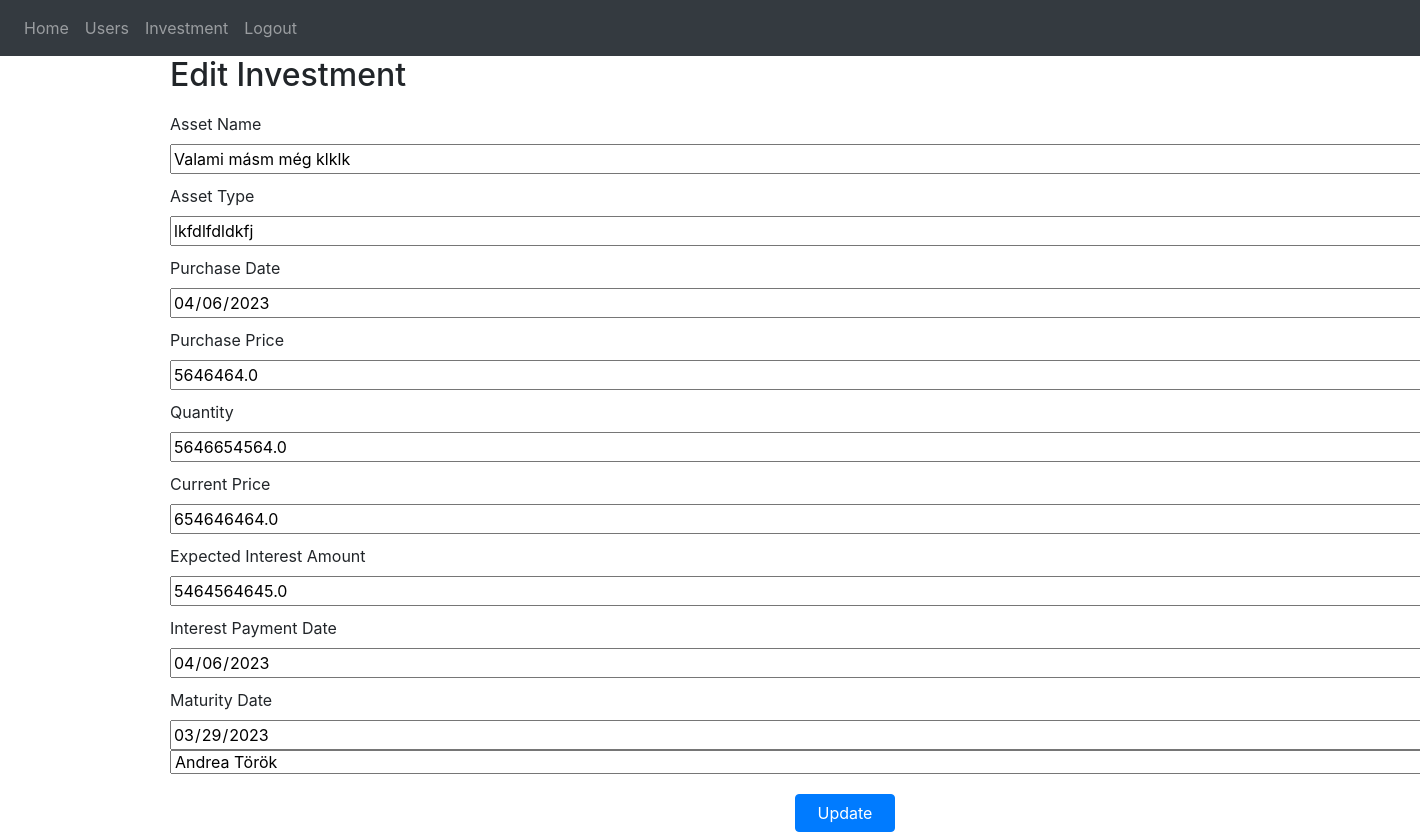
Page /edit-investment/10 (signed in) on the earlier database version.
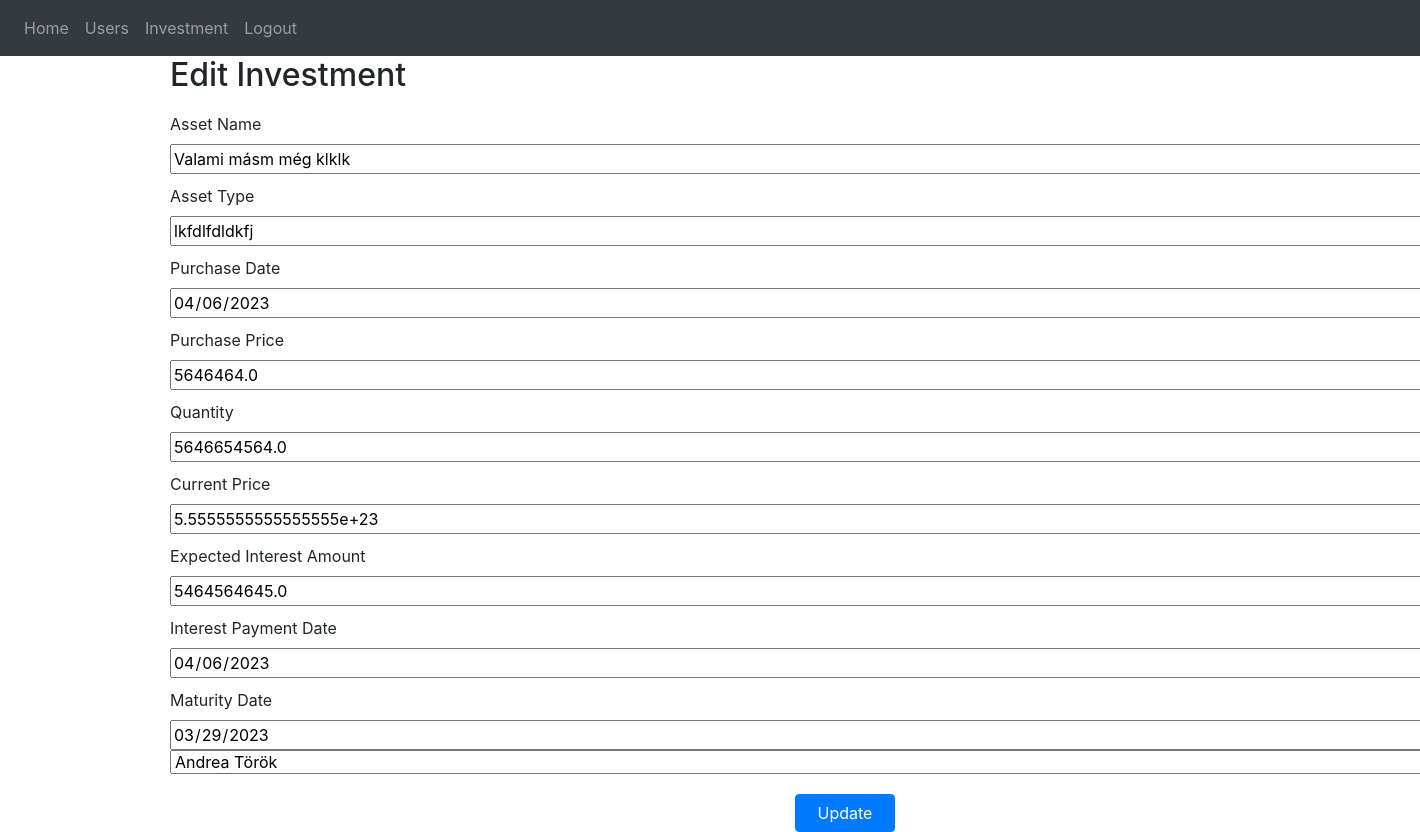
Same page on the later database version.
### website/models.py (models this page shows)
class Investment(db.Model):
    id = db.Column(db.Integer, primary_key=True)
    asset_name = db.Column(db.String(150))
    asset_type = db.Column(db.String(150))
    purchase_date = db.Column(db.DateTime(timezone=True))
    purchase_price = db.Column(db.Float)
    quantity = db.Column(db.Float)
    current_price = db.Column(db.Float)
    expected_interest_amount = db.Column(db.Float)
    interest_payment_date = db.Column(db.DateTime(timezone=True))
    maturity_date = db.Column(db.DateTime(timezone=True))
    user_id = db.Column(db.Integer, db.ForeignKey('user.id'))
    user = db.relationship('User', back_populates='investments')

class User(db.Model, UserMixin):
    id = db.Column(db.Integer, primary_key=True)
    email = db.Column(db.String(150), unique=True)
    password = db.Column(db.String(150))
    first_name = db.Column(db.String(150))
    second_name = db.Column(db.String(150))
    notes = db.relationship('Note')

### website/views.py (the view, shortened to what this page needs)
@views.route('/edit-investment/<int:investment_id>', methods=['GET', 'POST'])
@login_required
def edit_investment(investment_id):
    investment = Investment.query.get_or_404(investment_id)
    users = User.query.all()
    return render_template('edit_investment.html', investment=investment, user=current_user, users=users)  # Módosítva

### website/__init__.py (called while the page is built)
def create_app():
    app = Flask(__name__)
    app.config['SECRET_KEY'] = 'hjshjhdjah kjshkjdhjs'
    app.config['SQLALCHEMY_DATABASE_URI'] = f'sqlite:///{DB_NAME}'
    db.init_app(app)
    from .views import views
    from .auth import auth
    app.register_blueprint(views, url_prefix='/')
    app.register_blueprint(auth, url_prefix='/')
    from .models import User, Note
    with app.app_context():
        db.create_all()
    login_manager = LoginManager()
    login_manager.login_view = 'auth.login'
    login_manager.init_app(app)
    @login_manager.user_loader
    def load_user(id):
        return User.query.get(int(id))
    return app

### website/templates/edit_investment.html (shortened to what this page needs)
{% extends "base.html" %}
{% block content %}
    <div class="container">
        <h2>Edit Investment</h2>
        <form action="{{ url_for('views.edit_investment', investment_id=investment.id) }}" method="post">
            <label for="assetName">Asset Name</label>
            <input type="text" name="assetName" id="assetName" value="{{ investment.asset_name }}" required>
            <label for="assetType">Asset Type</label>
            <input type="text" name="assetType" id="assetType" value="{{ investment.asset_type }}" required>
            <label for="purchaseDate">Purchase Date</label>
            <input type="date" name="purchaseDate" id="purchaseDate" value="{{ investment.purchase_date.date() }}" required>
            <label for="purchasePrice">Purchase Price</label>
            <input type="number" step="any" name="purchasePrice" id="purchasePrice" value="{{ investment.purchase_price }}" required>
            <label for="quantity">Quantity</label>
            <input type="number" step="any" name="quantity" id="quantity" value="{{ investment.quantity }}" required>
            <label for="currentPrice">Current Price</label>
            <input type="number" step="any" name="currentPrice" id="currentPrice" value="{{ investment.current_price }}" required>
            <label for="expectedInterestAmount">Expected Interest Amount</label>
            <input type="number" step="any" name="expectedInterestAmount" id="expectedInterestAmount" value="{{ investment.expected_interest_amount }}" required>
            <label for="interestPaymentDate">Interest Payment Date</label>
            <input type="date" name="interestPaymentDate" id="interestPaymentDate" value="{{ investment.interest_payment_date.date() }}" required>
            <label for="maturityDate">Maturity Date</label>
            <input type="date" name="maturityDate" id="maturityDate" value="{{ investment.maturity_date.date() }}" required>
            <select name="user" id="user" required>
                {% for user in users %}
                    <option value="{{ user.id }}" {% if user.id == investment.user_id %}selected{% endif %}>{{ user.first_name }} {{ user.second_name }}</option>
                {% endfor %}
            </select>
            <button type="submit" class="btn btn-primary">Update</button>
        </form>
    </div>
{% endblock %}

### website/templates/base.html (shortened to what this page needs)
<!DOCTYPE html>
<html>
  <head>
    <link
      rel="stylesheet"
      href="https://stackpath.bootstrapcdn.com/bootstrap/4.4.1/css/bootstrap.min.css"
    />
    <link
      rel="stylesheet"
      href="https://stackpath.bootstrapcdn.com/font-awesome/4.7.0/css/font-awesome.min.css"
    />
  </head>
  <body>
    <nav class="navbar navbar-expand-lg navbar-dark bg-dark">
      <div class="collapse navbar-collapse" id="navbar">
        <div class="navbar-nav">
          {% if user.is_authenticated %}
          <a class="nav-item nav-link" id="home" href="/">Home</a>
          <a class="nav-item nav-link" id="allUsers" href="{{ url_for('views.all_users') }}">Users</a>
          <a class="nav-item nav-link" id="createInvestment" href="{{ url_for('views.create_investment') }}">Investment</a>
          <a class="nav-item nav-link" id="logout" href="/logout">Logout</a>
          {% else %}
          <a class="nav-item nav-link" id="login" href="/login">Login</a>
          <a class="nav-item nav-link" id="signUp" href="/sign-up">Sign Up</a>
          {% endif %}
        </div>
      </div>
    </nav>
    <div class="container">{% block content %} {% endblock %}</div>
  </body>
</html>

### website/templates/edit_investment.html (style rules this page uses)
form { display: flex; flex-direction: column; width: 1350px; margin: 0 auto; }
label { margin-top: 10px; }
button { margin-top: 20px; width: 100px; align-self: center; }

Differences in the rows shown:
changed Investment "Valami másm még klklk": currentPrice "654646464.0" → "5.5555555555555555e+23"
